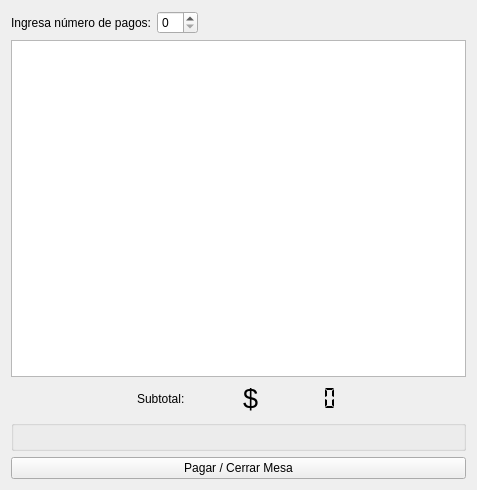
<?xml version="1.0" encoding="UTF-8"?>
<ui version="4.0">
 <class>NumeroPagos</class>
 <widget class="QWidget" name="NumeroPagos">
  <property name="geometry">
   <rect>
    <x>0</x>
    <y>0</y>
    <width>477</width>
    <height>490</height>
   </rect>
  </property>
  <property name="minimumSize">
   <size>
    <width>477</width>
    <height>490</height>
   </size>
  </property>
  <property name="windowTitle">
   <string>Administrar Pagos</string>
  </property>
  <layout class="QVBoxLayout" name="verticalLayout_3">
   <item>
    <layout class="QHBoxLayout" name="horizontalLayout_4">
     <item>
      <widget class="QLabel" name="label_2">
       <property name="text">
        <string>Ingresa número de pagos:</string>
       </property>
      </widget>
     </item>
     <item>
      <widget class="QSpinBox" name="spinBox_numero_pagos"/>
     </item>
     <item>
      <spacer name="horizontalSpacer">
       <property name="orientation">
        <enum>Qt::Horizontal</enum>
       </property>
       <property name="sizeHint" stdset="0">
        <size>
         <width>40</width>
         <height>20</height>
        </size>
       </property>
      </spacer>
     </item>
    </layout>
   </item>
   <item>
    <widget class="QTableWidget" name="tableWidget_resumen">
     <property name="minimumSize">
      <size>
       <width>0</width>
       <height>0</height>
      </size>
     </property>
    </widget>
   </item>
   <item>
    <layout class="QVBoxLayout" name="verticalLayout_2">
     <item>
      <layout class="QHBoxLayout" name="horizontalLayout">
       <item>
        <spacer name="horizontalSpacer_3">
         <property name="orientation">
          <enum>Qt::Horizontal</enum>
         </property>
         <property name="sizeType">
          <enum>QSizePolicy::Expanding</enum>
         </property>
         <property name="sizeHint" stdset="0">
          <size>
           <width>40</width>
           <height>20</height>
          </size>
         </property>
        </spacer>
       </item>
       <item>
        <widget class="QLabel" name="label_3">
         <property name="minimumSize">
          <size>
           <width>100</width>
           <height>0</height>
          </size>
         </property>
         <property name="maximumSize">
          <size>
           <width>100</width>
           <height>16777215</height>
          </size>
         </property>
         <property name="text">
          <string>Subtotal:</string>
         </property>
        </widget>
       </item>
       <item>
        <widget class="QLabel" name="label_price">
         <property name="text">
          <string>&lt;html&gt;&lt;head/&gt;&lt;body&gt;&lt;p&gt;&lt;span style=&quot; font-size:20pt;&quot;&gt;$&lt;/span&gt;&lt;/p&gt;&lt;/body&gt;&lt;/html&gt;</string>
         </property>
        </widget>
       </item>
       <item>
        <widget class="QLCDNumber" name="lcdNumber_subtotal">
         <property name="minimumSize">
          <size>
           <width>76</width>
           <height>0</height>
          </size>
         </property>
         <property name="frameShape">
          <enum>QFrame::NoFrame</enum>
         </property>
         <property name="frameShadow">
          <enum>QFrame::Raised</enum>
         </property>
         <property name="smallDecimalPoint">
          <bool>true</bool>
         </property>
         <property name="mode">
          <enum>QLCDNumber::Dec</enum>
         </property>
         <property name="segmentStyle">
          <enum>QLCDNumber::Flat</enum>
         </property>
         <property name="value" stdset="0">
          <double>0.000000000000000</double>
         </property>
        </widget>
       </item>
       <item>
        <spacer name="horizontalSpacer_2">
         <property name="orientation">
          <enum>Qt::Horizontal</enum>
         </property>
         <property name="sizeHint" stdset="0">
          <size>
           <width>40</width>
           <height>20</height>
          </size>
         </property>
        </spacer>
       </item>
      </layout>
     </item>
    </layout>
   </item>
   <item>
    <widget class="QGroupBox" name="groupBox">
     <property name="title">
      <string/>
     </property>
     <layout class="QVBoxLayout" name="verticalLayout">
      <item>
       <layout class="QVBoxLayout" name="verticalLayout_numero_pagos"/>
      </item>
     </layout>
    </widget>
   </item>
   <item>
    <widget class="QPushButton" name="pushButton_pagar">
     <property name="text">
      <string>Pagar / Cerrar Mesa</string>
     </property>
    </widget>
   </item>
  </layout>
 </widget>
 <resources/>
 <connections/>
</ui>
